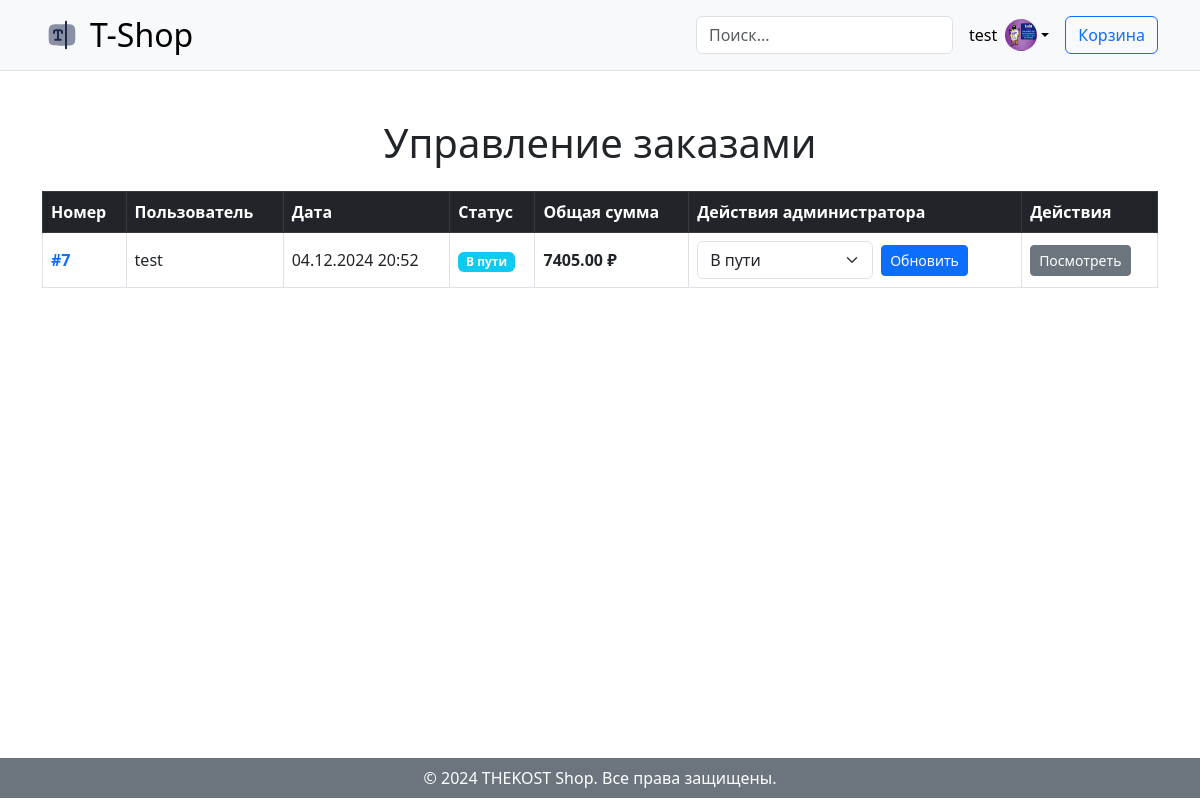
The page /shop/admin/orders/ (signed in) on the database as committed earlier.
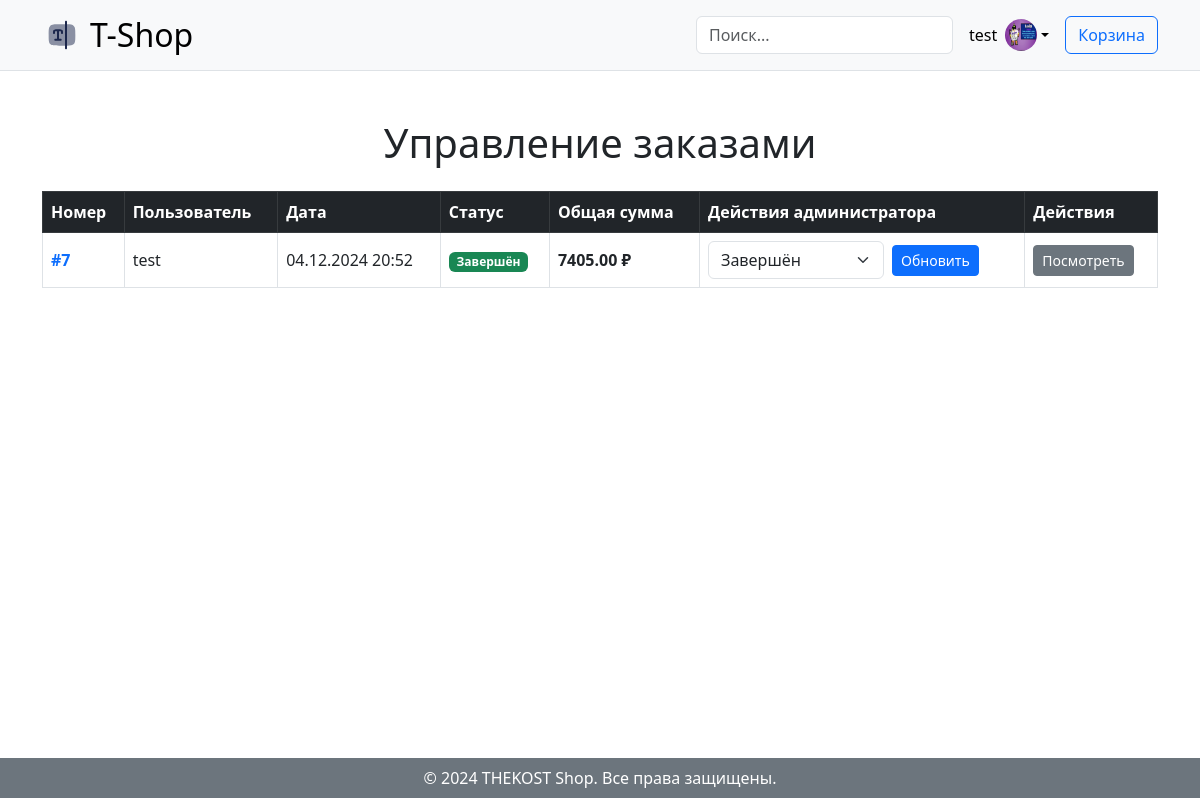
The same page on the database as committed later.
### shop/models.py (models this page shows, shortened)
class Order(models.Model):
    STATUS_CHOICES = [
        ('confirmation', 'Подтверждение'),
        ('in_transit', 'В пути'),
        ('completed', 'Завершён'),
    ]
    user = models.ForeignKey(User, on_delete=models.CASCADE, related_name='orders')
    cart = models.ForeignKey('Cart', on_delete=models.CASCADE)
    status = models.CharField(max_length=20, choices=STATUS_CHOICES, default='confirmation')
    created_at = models.DateTimeField(auto_now_add=True)

### user_profile/models.py (models this page shows, shortened)
class User(AbstractUser):
    email = models.EmailField(
        max_length=150,
        unique=True,
        error_messages={
            "unique": "Адрес электронной почты должен быть уникальным"
        }
    )
    profile_image = models.ImageField(
        null=True,
        blank=True,
        upload_to="profile_images"
    )
    followers = models.ManyToManyField("Follow")
    REQUIRED_FIELDS = ["email"]
    objects = CustomUserManager()
    def get_profile_picture(self):
        url = ""
        try:
            url = self.profile_image.url
        except:
            url = ""
        return url

### shop/views.py (the view)
# urls.py: path('admin/orders/', AdminOrderListView.as_view(), name='admin_orders'),
class AdminOrderListView(UserPassesTestMixin, View):
    def test_func(self):
        return self.request.user.is_staff  # Ограничиваем доступ только для администраторов
    def get(self, request):
        orders = Order.objects.all().order_by('-created_at')
        orders_with_totals = []
        for order in orders:
            total_price = sum(
                item.quantity * item.product.price for item in order.cart.items.all()
            )
            orders_with_totals.append({
                'order': order,
                'total_price': total_price,
            })
        return render(request, 'shop/admin/order_list.html', {
            'orders_with_totals': orders_with_totals,
        })

### blog/context_processors.py (called while the page is built)
def get_all_categories(request):
    categories = Category.objects.all()
    context = {
        "categories": categories
    }
    return context

### templates/shop/admin/order_list.html (shortened to what this page needs)
{% extends 'shop/base/base.html' %}
{% block content %}
    <div class="container py-5">
        <h1 class="mb-4 text-center">Управление заказами</h1>
        {% if orders_with_totals %}
            <div class="table-responsive">
                <table class="table table-bordered table-hover align-middle">
                    <thead class="table-dark">
                    <tr>
                        <th scope="col">Номер</th>
                        <th scope="col">Пользователь</th>
                        <th scope="col">Дата</th>
                        <th scope="col">Статус</th>
                        <th scope="col">Общая сумма</th>
                        <th scope="col">Действия администратора</th>
                        <th scope="col">Действия</th>
                    </tr>
                    </thead>
                    <tbody>
                    {% for entry in orders_with_totals %}
                        <tr>
                            <td>
                                <a href="{% url 'order_detail' entry.order.id %}" class="text-decoration-none">
                                    <strong>#{{ entry.order.id }}</strong>
                                </a>
                            </td>
                            <td>{{ entry.order.user.username }}</td>
                            <td>{{ entry.order.created_at|date:"d.m.Y H:i" }}</td>
                            <td>
                                <span class="badge
                                    {% if entry.order.status == 'confirmation' %}
                                        bg-warning text-dark
                                    {% elif entry.order.status == 'in_transit' %}
                                        bg-info text-white
                                    {% elif entry.order.status == 'completed' %}
                                        bg-success
                                    {% endif %}
                                ">
                                    {{ entry.order.get_status_display }}
                                </span>
                            </td>
                            <td><strong>{{ entry.total_price }} ₽</strong></td>
                            <td>
                                <div class="d-flex flex-column flex-md-row gap-2">
                                    <form action="{% url 'admin_order_update' entry.order.id %}" method="post">
                                        <div class="d-flex align-items-center gap-2">
                                            <select name="status" class="form-select" style="width: auto;">
                                                {% for key, label in entry.order.STATUS_CHOICES %}
                                                    <option value="{{ key }}"
                                                            {% if entry.order.status == key %}selected{% endif %}>
                                                        {{ label }}
                                                    </option>
                                                {% endfor %}
                                            </select>
                                            <button type="submit" class="btn btn-primary btn-sm">Обновить</button>
                                        </div>
                                    </form>
                                </div>
                            </td>
                            <td>
                                <a href="{% url 'order_detail' entry.order.id %}" class="btn btn-secondary btn-sm">
                                    Посмотреть
                                </a>
                            </td>
                        </tr>
                    {% endfor %}
                    </tbody>
                </table>
            </div>
        {% else %}
            <div class="alert alert-warning text-center" role="alert">
                Заказы отсутствуют.
            </div>
        {% endif %}
    </div>
{% endblock %}

Rows that differ between the two databases and show on the page:
changed Order "test": order.status "В пути" → "Завершён"; status "В пути" → "Завершён"
